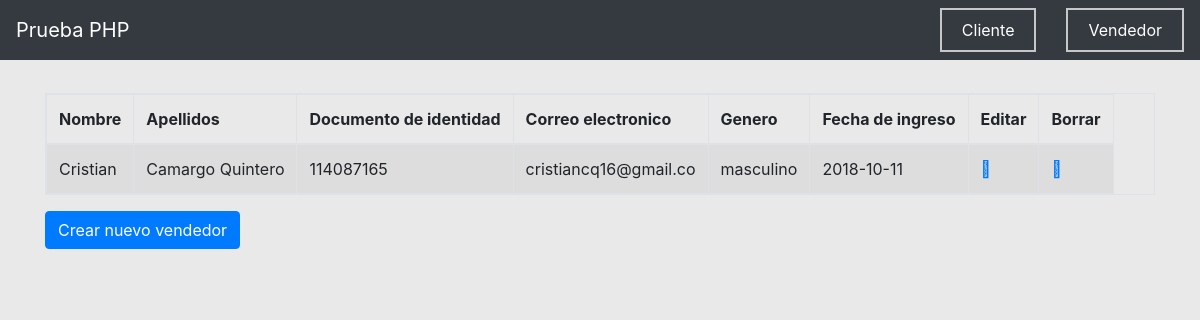
Screenshot of /vendedores.php with the database file from the repository.
### tables this page shows
CREATE TABLE `vendedores` (
  `id` int(10) NOT NULL AUTO_INCREMENT,
  `nombre` varchar(20) NOT NULL,
  `apellidos` varchar(20) NOT NULL,
  `docIdent` varchar(20) NOT NULL,
  `email` varchar(40) NOT NULL,
  `genero` varchar(20) NOT NULL,
  `fecha` date NOT NULL,
  PRIMARY KEY (`id`)
);

### vendedores.php (the view, shortened to what this page needs)
<?php include_once 'includes/header.php' ?>
    <div class="container">
        <div class="row">
            <div class="col mt-3">
            </div>
        </div>
    </div>
    <div class="container">
        <div class="row mt-3">
            <div class="col">
                <table class="table table-striped table-bordered table-hover table table-responsive">
                    <thead>
                        <tr>
                            <th>
                                Nombre
                            </th>
                            <th>
                                Apellidos
                            </th>
                            <th>
                                Documento de identidad
                            </th>
                            <th>
                                Correo electronico
                            </th>
                            <th>
                                Genero
                            </th>
                            <th>
                                Fecha de ingreso
                            </th>
                            <th>
                                Editar
                            </th>
                            <th>
                                Borrar
                            </th>
                        </tr>
                    </thead>
                    <tbody>
                        <?php
                        require('funciones/bd_conexion.php');
                        $sqlSelect="SELECT * from vendedores";
                        $resultadoSelect = $conn->query($sqlSelect);
                        while($vendedores = $resultadoSelect->fetch_assoc()){
                        ?>
                        <tr>
                            <td><?php echo $vendedores['nombre'];?></td>
                            <td><?php echo $vendedores['apellidos'];?></td>
                            <td><?php echo $vendedores['docIdent'];?></td>
                            <td><?php echo $vendedores['email'];?></td>
                            <td><?php echo $vendedores['genero'];?></td>
                            <td><?php echo $vendedores['fecha'];?></td>
                            <td> <a href="vendedores.php?editar=<?php echo $vendedores['id'];?>"><i class="fal fa-user-edit"></i></a></td>
                            <td> <a href="vendedores.php?borrar=<?php echo $vendedores['id'];?>"><i class="fal fa-user-minus"></i></a></td>
                        </tr>
                        <?php } ?>
                    </tbody>
                </table>
            </div>
        </div>
    </div>
    <div class="container">
        <div class="row">
            <div class="col">
                <button class="btn btn-primary" data-toggle="modal" data-target="#fm-modal">Crear nuevo vendedor</button>
            </div>
        </div>
    </div>
</body>
</html>

### css/main.css (style rules this page uses)
html { color: #222; font-size: 1em; line-height: 1.4; }
body { background-color: rgb(233, 233, 233)!important; }
table { max-height: 450px; }

### rows the page displays
vendedores: nombre "Cristian", apellidos "Camargo Quintero", docIdent "114087165", email "cristiancq16@gmail.co", genero "masculino", fecha "2018-10-11"
